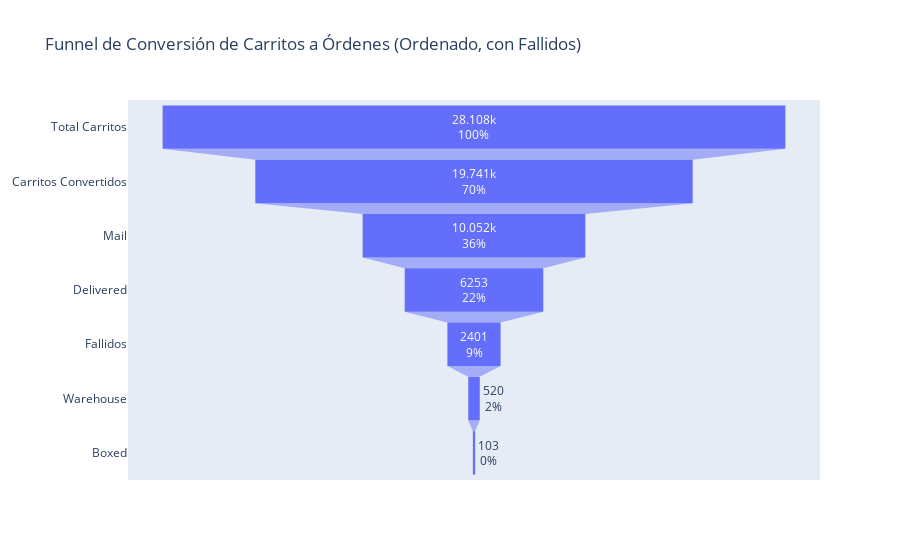

Write notebook code for a chart like this one.
### Code cell
# ======================================================
#  Visualización de Funnel de Conversión
# ======================================================
# Aquí utilizo Plotly para generar un gráfico tipo funnel,
# a fin de ilustrar el recorrido desde:
#   - el total de carritos creados
#   - hasta las diferentes etapas logradas (mail, warehouse, boxed, delivered, etc.)
# Incluyendo además los 'fallidos' (aquellos convertidos pero que no llegaron
# a completarse exitosamente en alguna de las etapas definidas).



# ------------------------------------------------------
# 1. Extracción de valores
# ------------------------------------------------------
total_carts       = df_kpi_extended['total_carts'][0]
converted_carts   = df_kpi_extended['converted_carts'][0]
mail_carts        = df_kpi_extended['mail_carts'][0]
warehouse_carts   = df_kpi_extended['warehouse_carts'][0]
boxed_carts       = df_kpi_extended['boxed_carts'][0]
delivered_carts   = df_kpi_extended['delivered_carts'][0]
label_error_carts = df_kpi_extended['label_error_carts'][0]
stock_carts       = df_kpi_extended['stock_carts'][0]

# ------------------------------------------------------
# 2. Cálculo de "fallidos"
# ------------------------------------------------------
# "Fallidos" son aquellos convertidos que no llegaron a
# alguna de las etapas exitosas (mail, warehouse, boxed, delivered, etc.).
successful_sum = (mail_carts + warehouse_carts + boxed_carts +
                  delivered_carts + label_error_carts + stock_carts)
fallidos = converted_carts - successful_sum

# ------------------------------------------------------
# 3. Definición de las etapas y valores del funnel
# ------------------------------------------------------
stages = [
    "Total Carritos", 
    "Carritos Convertidos", 
    "Mail", 
    "Warehouse", 
    "Boxed", 
    "Delivered",
    "Fallidos"
]
values = [
    total_carts,
    converted_carts,
    mail_carts,
    warehouse_carts,
    boxed_carts,
    delivered_carts,
    fallidos
]

# ------------------------------------------------------
# 4. Ordenar las etapas de mayor a menor para la vista del funnel
# ------------------------------------------------------
stages_values = list(zip(stages, values))
stages_values_sorted = sorted(stages_values, key=lambda x: x[1], reverse=True)
stages_sorted, values_sorted = zip(*stages_values_sorted)

# ------------------------------------------------------
# 5. Crear el funnel con Plotly
# ------------------------------------------------------
fig = go.Figure(go.Funnel(
    y=list(stages_sorted),
    x=list(values_sorted),
    textinfo="value+percent initial"  # Muestra valor y % respecto del total inicial
))

fig.update_layout(title="Funnel de Conversión de Carritos a Órdenes (Ordenado, con Fallidos)")
fig.show()

### Figure 1 — Plotly figure (JSON) as saved in the notebook; plotly's stock layout.template omitted (floating-point values rounded to 4 significant figures)
{"data": [{"textinfo": "value+percent initial", "type": "funnel", "x": [28108, 19741, 10052, 6253, 2401, 520, 103], "y": ["Total Carritos", "Carritos Convertidos", "Mail", "Delivered", "Fallidos", "Warehouse", "Boxed"]}], "layout": {"title": {"text": "Funnel de Conversión de Carritos a Órdenes (Ordenado, con Fallidos)"}}}
